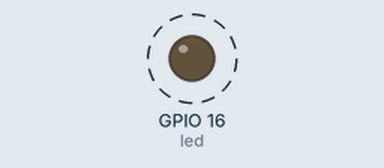
Recording of a sketch running on a simulated ESP8266 (NodeMCU). Parts: output pins drawn as LEDs (lit = HIGH). Dashed ring = blinking. WiFi joins after 1.5 s; servers stay silent unless stated; what the sketch prints to the serial monitor is not drawn.

Above: at 1.56 s.
Timing chart, 0 to 4.5 s (numbered marks = the images above):
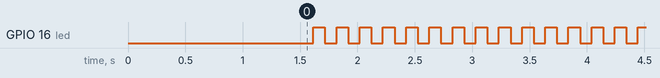

The sketch:

BlinkOTA.ino
```cpp
#include <ESP8266WiFi.h>
#include <ESP8266WiFiMulti.h>
#include <ArduinoOTA.h>

ESP8266WiFiMulti wifiMulti;     // Create an instance of the ESP8266WiFiMulti class, called 'wifiMulti'

const byte led = 16;

void setup() {
  Serial.begin(115200);         // Start the Serial communication to send messages to the computer
  delay(10);
  Serial.println('\n');

  wifiMulti.addAP("riverrun", "");   // add Wi-Fi networks you want to connect to
  // wifiMulti.addAP("ssid_from_AP_2", "your_password_for_AP_2");
  // wifiMulti.addAP("ssid_from_AP_3", "your_password_for_AP_3");

  Serial.println("Connecting ...");
  int i = 0;
  while (wifiMulti.run() != WL_CONNECTED) { // Wait for the Wi-Fi to connect
    delay(250);
    Serial.print('.');
  }
  Serial.println('\n');
  Serial.print("Connected to ");
  Serial.println(WiFi.SSID());              // Tell us what network we're connected to
  Serial.print("IP address:\t");
  Serial.println(WiFi.localIP());           // Send the IP address of the ESP8266 to the computer

  ArduinoOTA.setHostname("ESP8266");
  ArduinoOTA.setPassword("");

  ArduinoOTA.onStart([]() {
    Serial.println("Start");
  });
  ArduinoOTA.onEnd([]() {
    Serial.println("\nEnd");
  });
  ArduinoOTA.onProgress([](unsigned int progress, unsigned int total) {
    Serial.printf("Progress: %u%%\r", (progress / (total / 100)));
  });
  ArduinoOTA.onError([](ota_error_t error) {
    Serial.printf("Error[%u]: ", error);
    if (error == OTA_AUTH_ERROR) Serial.println("Auth Failed");
    else if (error == OTA_BEGIN_ERROR) Serial.println("Begin Failed");
    else if (error == OTA_CONNECT_ERROR) Serial.println("Connect Failed");
    else if (error == OTA_RECEIVE_ERROR) Serial.println("Receive Failed");
    else if (error == OTA_END_ERROR) Serial.println("End Failed");
  });
  ArduinoOTA.begin();
  Serial.println("OTA ready");

  pinMode(led, OUTPUT);
  digitalWrite(led, 1);
}

unsigned long previousTime = millis();

const unsigned long interval = 100;

void loop() {
  ArduinoOTA.handle();
  unsigned long diff = millis() - previousTime;
  if (diff > interval) {
    digitalWrite(led, !digitalRead(led));  // Change the state of the LED
    previousTime += diff;
    Serial.println(ESP.getVcc());
  }
}
```

Measured:
- by itself, GPIO 16 (led): alternates HIGH for 0.10 s and LOW for 0.10 s
